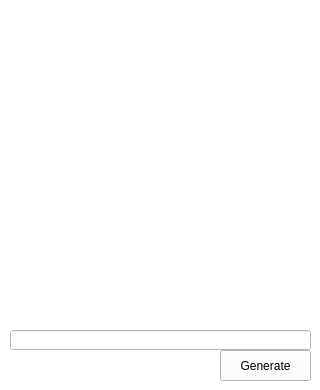
<?xml version="1.0" encoding="UTF-8"?>
<ui version="4.0">
 <class>Form</class>
 <widget class="QWidget" name="Form">
  <property name="geometry">
   <rect>
    <x>0</x>
    <y>0</y>
    <width>320</width>
    <height>390</height>
   </rect>
  </property>
  <property name="minimumSize">
   <size>
    <width>320</width>
    <height>320</height>
   </size>
  </property>
  <property name="maximumSize">
   <size>
    <width>320</width>
    <height>390</height>
   </size>
  </property>
  <property name="windowTitle">
   <string>QRCODE</string>
  </property>
  <property name="styleSheet">
   <string notr="true">background-color: rgb(255, 255, 255)</string>
  </property>
  <widget class="QLabel" name="lblQrCode">
   <property name="geometry">
    <rect>
     <x>19</x>
     <y>20</y>
     <width>291</width>
     <height>300</height>
    </rect>
   </property>
   <property name="styleSheet">
    <string notr="true">background-color:rgb(255, 255, 255);</string>
   </property>
   <property name="text">
    <string/>
   </property>
  </widget>
  <widget class="QLineEdit" name="txtQrData">
   <property name="geometry">
    <rect>
     <x>10</x>
     <y>330</y>
     <width>301</width>
     <height>20</height>
    </rect>
   </property>
   <property name="sizePolicy">
    <sizepolicy hsizetype="Fixed" vsizetype="Fixed">
     <horstretch>0</horstretch>
     <verstretch>0</verstretch>
    </sizepolicy>
   </property>
  </widget>
  <widget class="QPushButton" name="btnQrGen">
   <property name="geometry">
    <rect>
     <x>220</x>
     <y>350</y>
     <width>91</width>
     <height>31</height>
    </rect>
   </property>
   <property name="sizePolicy">
    <sizepolicy hsizetype="Fixed" vsizetype="Fixed">
     <horstretch>0</horstretch>
     <verstretch>0</verstretch>
    </sizepolicy>
   </property>
   <property name="text">
    <string>Generate</string>
   </property>
  </widget>
 </widget>
 <resources/>
 <connections/>
</ui>
